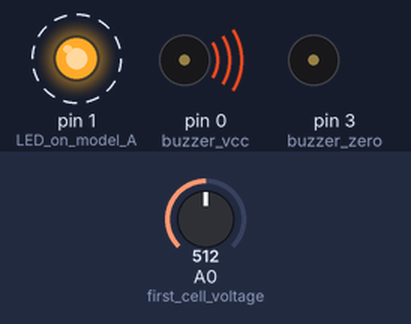
This sketch was run on a simulated Arduino Uno, built with avr-gcc and run on an emulated ATmega328P. Shown: output pins drawn as LEDs (lit = HIGH), buzzer (waves = sounding, pin HIGH). Dashed ring = blinking. Inputs (shaded band) come from the test bench; at power-on: A0 (first_cell_voltage) = 512.

Above: at 0.2 s.
Timing chart, 0 to 5.8 s (numbered marks = the images above):
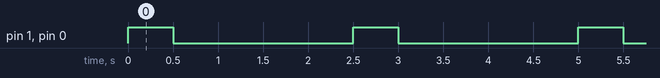

The sketch:

aBuzzer.ino.ino
```cpp
/*
 p0 - 0
 p1 - 1
 p2 - A1
 p3 - A3
 p4 - A2
 p5 - A0
 */

void beep(int msOn,int msOff){
  digitalWrite(0, HIGH);
  digitalWrite(1, HIGH);
  delay(msOn);
  digitalWrite(0, LOW);
  digitalWrite(1, LOW);
  delay(msOff);
}

void setup() {
  pinMode(0, OUTPUT); //buzzer vcc,
  pinMode(1, OUTPUT); //LED on model A
  pinMode(3, OUTPUT); //buzzer zero
  pinMode(A0, INPUT);  //first cell voltage
  //digitalWrite(3, HIGH);  //silent buzzer
  digitalWrite(3, LOW); //on buzzer
}

int state=0;
int minCellVoltageRef=715; //3.5v
int cnt=0;
int v=0;

void loop() {
    v=analogRead(A0);

    if(state==0){
    state=1;
  }

  if(v<minCellVoltageRef){
    state=2;
  }

  if(state==2){
    beep(500,1000);
  }

  if(cnt%10==0){
    int f=(v-minCellVoltageRef)/35;
    for(int a=0;a<=f;a++){
      beep(200,300);
    }
  }

  delay(1000);
  cnt++;

}
```

Measured:
- by itself, pin 1 (LED_on_model_A), pin 0 (buzzer_vcc): alternates HIGH for 0.50 s and LOW for 2.0 s
